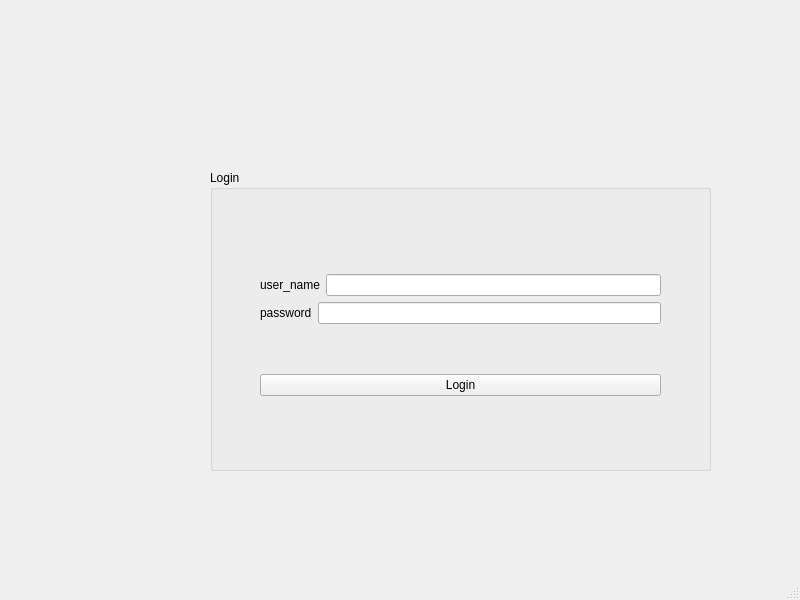
<?xml version="1.0" encoding="UTF-8"?>
<ui version="4.0">
 <class>Login</class>
 <widget class="QMainWindow" name="Login">
  <property name="geometry">
   <rect>
    <x>0</x>
    <y>0</y>
    <width>800</width>
    <height>600</height>
   </rect>
  </property>
  <property name="windowTitle">
   <string>MainWindow</string>
  </property>
  <widget class="QWidget" name="centralwidget">
   <widget class="QGroupBox" name="groupBox">
    <property name="geometry">
     <rect>
      <x>210</x>
      <y>170</y>
      <width>501</width>
      <height>301</height>
     </rect>
    </property>
    <property name="title">
     <string>Login</string>
    </property>
    <widget class="QWidget" name="layoutWidget">
     <property name="geometry">
      <rect>
       <x>50</x>
       <y>60</y>
       <width>401</width>
       <height>211</height>
      </rect>
     </property>
     <layout class="QVBoxLayout" name="verticalLayout_2">
      <item>
       <layout class="QVBoxLayout" name="verticalLayout">
        <item>
         <layout class="QHBoxLayout" name="horizontalLayout">
          <item>
           <widget class="QLabel" name="label">
            <property name="text">
             <string>user_name</string>
            </property>
           </widget>
          </item>
          <item>
           <widget class="QLineEdit" name="lineEdit_username"/>
          </item>
         </layout>
        </item>
        <item>
         <layout class="QHBoxLayout" name="horizontalLayout_2">
          <item>
           <widget class="QLabel" name="label_2">
            <property name="text">
             <string>password</string>
            </property>
           </widget>
          </item>
          <item>
           <widget class="QLineEdit" name="lineEdit_password"/>
          </item>
         </layout>
        </item>
       </layout>
      </item>
      <item>
       <widget class="QPushButton" name="pushButton_Login">
        <property name="text">
         <string>Login</string>
        </property>
       </widget>
      </item>
     </layout>
    </widget>
   </widget>
  </widget>
  <widget class="QMenuBar" name="menubar">
   <property name="geometry">
    <rect>
     <x>0</x>
     <y>0</y>
     <width>800</width>
     <height>21</height>
    </rect>
   </property>
  </widget>
  <widget class="QStatusBar" name="statusbar"/>
 </widget>
 <resources/>
 <connections/>
</ui>
